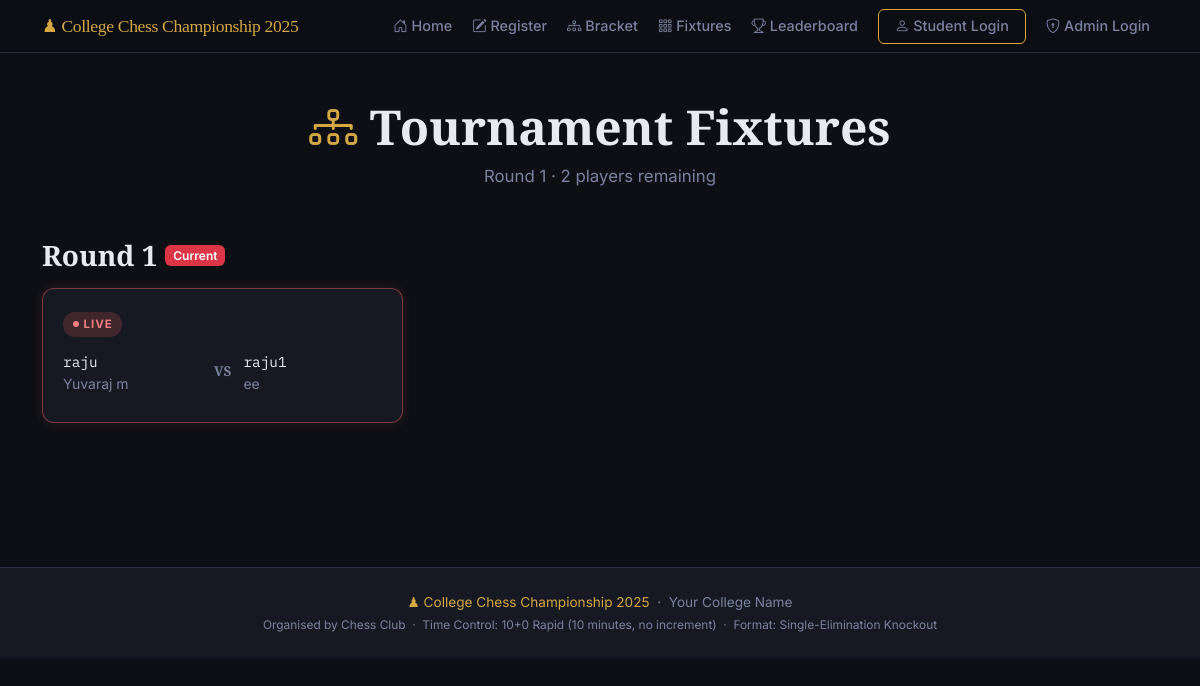
The page /fixtures on the database its author committed.
### models.py (models this page shows, shortened)
class Match(db.Model):
    __tablename__ = "matches"
    id = db.Column(db.Integer, primary_key=True)
    round_number = db.Column(db.Integer, nullable=False)   # 1 = Round 1, 2 = QF, etc.
    round_label  = db.Column(db.String(50), nullable=True) # e.g. "Quarter-Final"
    player1_id = db.Column(db.Integer, db.ForeignKey("players.id"), nullable=False)
    player2_id = db.Column(db.Integer, db.ForeignKey("players.id"), nullable=True)
    winner_id = db.Column(db.Integer, db.ForeignKey("players.id"), nullable=True)
    status = db.Column(db.String(20), default="pending", nullable=False)
    created_at   = db.Column(db.DateTime, default=datetime.utcnow)
    completed_at = db.Column(db.DateTime, nullable=True)
    board_state   = db.Column(db.Text, nullable=True)       # JSON string of 8x8 board
    move_history  = db.Column(db.Text, default='[]')         # JSON array of move notations
    last_move     = db.Column(db.String(20), nullable=True)  # Last move in algebraic notation
    current_turn  = db.Column(db.String(10), default='white') # 'white' or 'black'
    move_count    = db.Column(db.Integer, default=0)          # Total moves played
    notes = db.Column(db.String(300), nullable=True)

class Player(db.Model):
    __tablename__ = "players"
    id = db.Column(db.Integer, primary_key=True)
    full_name      = db.Column(db.String(100), nullable=False)
    roll_number    = db.Column(db.String(50),  unique=True, nullable=False)
    chess_username = db.Column(db.String(50),  unique=True, nullable=False)
    whatsapp       = db.Column(db.String(20),  nullable=False)
    registered_at = db.Column(db.DateTime, default=datetime.utcnow)
    is_approved   = db.Column(db.Boolean, default=False)   # Admin must approve
    is_eliminated = db.Column(db.Boolean, default=False)   # Set True after a loss
    wins      = db.Column(db.Integer, default=0)   # Total match wins
    losses    = db.Column(db.Integer, default=0)   # Total match losses
    points    = db.Column(db.Integer, default=0)   # 1 per win, used for ranking
    bye_count = db.Column(db.Integer, default=0)   # Number of byes received
    matches_as_p1 = db.relationship(
        "Match", foreign_keys="Match.player1_id",
        backref="player1", lazy="dynamic"
    )
    matches_as_p2 = db.relationship(
        "Match", foreign_keys="Match.player2_id",
        backref="player2", lazy="dynamic"
    )
    matches_won = db.relationship(
        "Match", foreign_keys="Match.winner_id",
        backref="winner", lazy="dynamic"
    )

### app.py (the view)
    @app.route("/fixtures")
    def fixtures():
        max_round = db.session.query(db.func.max(Match.round_number)).scalar() or 0
        rounds_data = []
        for r in range(1, max_round + 1):
            matches = Match.query.filter_by(round_number=r).order_by(Match.id).all()
            all_done = all(m.status in ('completed', 'bye') for m in matches)
            rounds_data.append({'round_number': r, 'matches': matches, 'all_done': all_done})
        active = Player.query.filter_by(is_approved=True, is_eliminated=False).count()
        return render_template('fixtures.html', rounds_data=rounds_data, current_round=max_round, active_players=active)

### templates/fixtures.html (shortened to what this page needs)
{% extends "base.html" %}
{% block content %}
<section class="py-5">
  <div class="container">
    <div class="text-center mb-5">
      <h1 class="chess-display-title mb-2">
        <i class="bi bi-diagram-3 chess-gold"></i> Tournament Fixtures
      </h1>
      <p class="chess-lead mx-auto">
        {% if active_players == 1 %}
          🏆 Tournament Complete — Champion Crowned!
        {% elif current_round > 0 %}
          Round {{ current_round }} · {{ active_players }} players remaining
        {% else %}
          No rounds generated yet.
        {% endif %}
      </p>
    </div>
    {% for rd in rounds_data|reverse %}
    <div class="mb-5">
      <div class="d-flex align-items-center gap-2 mb-3">
        <h3 class="chess-section-title mb-0">Round {{ rd.round_number }}</h3>
        {% if rd.all_done %}
          <span class="badge bg-success">Complete ✓</span>
        {% elif rd.round_number == current_round %}
          <span class="badge bg-danger">Current</span>
        {% endif %}
      </div>
      <div class="row g-3">
        {% for m in rd.matches %}
        <div class="col-md-6 col-lg-4">
          <div class="fixture-card {% if m.status == 'completed' %}completed{% elif m.status == 'in_progress' %}live{% elif m.status == 'bye' %}bye{% endif %}">
            <div class="fixture-badge-row">
              {% if m.status == 'pending' %}
                <span class="fixture-badge pending">⏳ PENDING</span>
              {% elif m.status == 'in_progress' %}
                <span class="fixture-badge live"><span class="live-dot"></span> LIVE</span>
              {% elif m.status == 'completed' %}
                <span class="fixture-badge completed">✓ COMPLETED</span>
              {% elif m.status == 'bye' %}
                <span class="fixture-badge bye">↑ BYE</span>
              {% endif %}
            </div>
            <div class="fixture-players">
              <div class="fixture-player {% if m.winner_id == m.player1_id %}fw-bold text-success{% endif %}">
                <span class="chess-mono">{{ m.player1.chess_username }}</span>
                <span class="small text-muted d-block">{{ m.player1.full_name }}</span>
              </div>
              {% if m.player2 %}
              <div class="fixture-vs">VS</div>
              <div class="fixture-player {% if m.winner_id == m.player2_id %}fw-bold text-success{% endif %}">
                <span class="chess-mono">{{ m.player2.chess_username }}</span>
                <span class="small text-muted d-block">{{ m.player2.full_name }}</span>
              </div>
              {% else %}
              <div class="fixture-vs">BYE</div>
              <div class="fixture-player text-muted"><em>Auto-advance</em></div>
              {% endif %}
            </div>
          </div>
        </div>
        {% endfor %}
      </div>
    </div>
    {% else %}
    <div class="chess-card text-center py-5">
      <i class="bi bi-hourglass fs-1 chess-gold"></i>
      <p class="mt-3 text-muted">No fixtures have been generated yet. Check back after the admin creates the first round.</p>
    </div>
    {% endfor %}
  </div>
</section>
{% endblock %}

### static/css/style.css (style rules this page uses)
:root { --chess-bg: #0d0f14; --chess-surface: #161922; --chess-surface-2: #1e2230; --chess-border: #2a2f3e; --chess-gold: #d4a843; --chess-gold-light: #e8c26a; --chess-text: #e8eaf0; --chess-muted: #7a82a0; --chess-success: #4caf7d; --chess-danger: #e05c5c; --chess-warning: #f0a84b; --font-display: "Playfair Display", Georgia, serif; --font-mono: "IBM Plex Mono", "Courier New", monospace; --font-body: "Inter", system-ui, sans-serif; --radius-sm: 6px; --radius-md: 12px; --radius-lg: 20px; --transition: 0.2s ease; }
body { background-color: var(--chess-bg); color: var(--chess-text); font-family: var(--font-body); min-height: 100vh; }
.chess-gold { color: var(--chess-gold) !important; }
.chess-mono { font-family: var(--font-mono); font-size: 0.9em; }
.text-muted { color: var(--chess-muted) !important; }
.badge { font-weight: 600; }
.chess-display-title { font-family: var(--font-display); font-size: clamp(1.8rem, 5vw, 3rem); font-weight: 900; line-height: 1.1; color: var(--chess-text); }
.chess-lead { font-size: 1.05rem; color: var(--chess-muted); max-width: 600px; line-height: 1.7; }
.chess-section-title { font-family: var(--font-display); font-weight: 700; color: var(--chess-text); }
.fixture-card { background: var(--chess-surface); border: 1px solid var(--chess-border); border-radius: var(--radius-md); padding: 1.25rem; height: 100%; transition: border-color var(--transition); }
.fixture-card.live { border-color: rgba(224,92,92,0.5); box-shadow: 0 0 12px rgba(224,92,92,0.15); }
.fixture-badge-row { margin-bottom: 0.75rem; }
.fixture-badge { display: inline-flex; align-items: center; gap: 5px; font-size: 0.72rem; font-weight: 700; text-transform: uppercase; letter-spacing: 0.08em; padding: 0.25rem 0.6rem; border-radius: 12px; }
.fixture-badge.live { background: rgba(224,92,92,0.2); color: #f08080; }
.live-dot { width: 6px; height: 6px; border-radius: 50%; background: #f08080; animation: pulse 1.5s infinite; }
.fixture-players { display: flex; align-items: center; gap: 0.5rem; flex-wrap: wrap; margin-bottom: 0.5rem; }
.fixture-player { flex: 1; min-width: 0; }
.fixture-vs { font-family: var(--font-display); font-weight: 900; font-size: 0.85rem; color: var(--chess-muted); flex-shrink: 0; padding: 0 0.25rem; }

### rows shown on the page
Match: status "in_progress" (drawn), player1.chess_username "raju", player1.full_name "Yuvaraj m", player2.chess_username "raju1", player2.full_name "ee"

### other values the page prints
{{ tournament_name }} "College Chess Championship 2025"
{{ current_round }} "1"
{{ active_players }} "2"
{{ rd.round_number }} "1"
{{ college_name }} "Your College Name"
{{ organizer_name }} "Chess Club"
{{ time_control }} "10+0 Rapid (10 minutes, no increment)"
{{ tournament_format }} "Single-Elimination Knockout"
